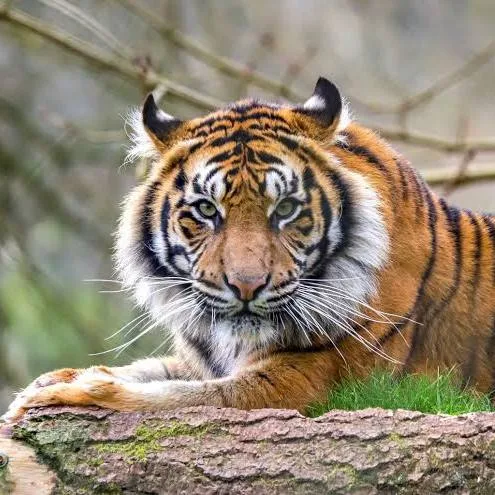
#> input picture image_compression/image.png, 495 x 495 px, found by its file name
$ python pool.py
#> lines starting #> are read from the running program, lines starting #| are printed output that depends on the picture
import numpy as np
from PIL import Image

def stellar_pool(input_tensor, channels, kernel_size):
    height, width = input_tensor.shape[:2]

    # Handle grayscale by converting to 3-channel
    is_grayscale = False
    if len(input_tensor.shape) == 2:
        is_grayscale = True
        # Convert grayscale to 3 identical channels
        input_tensor = np.stack([input_tensor, input_tensor, input_tensor], axis=2)
        channels = 3  # Process as RGB
    elif len(input_tensor.shape) == 3 and input_tensor.shape[2] == 1:
        is_grayscale = True
        # Expand single channel to 3 identical channels
        input_tensor = np.concatenate([input_tensor, input_tensor, input_tensor], axis=2)
        channels = 3
    elif len(input_tensor.shape) == 3:
        # Always use only RGB channels (ignore alpha)
        actual_channels = min(input_tensor.shape[2], 3)  # Max 3 channels
        input_tensor = input_tensor[:, :, :3]  # Only take RGB
        channels = 3

    # Handle any kernel size greater than 1
    if kernel_size < 2:
        raise ValueError(f"Kernel size {kernel_size} not supported. Only kernel sizes >= 2 are supported.")

    # Apply pooling and convert back to grayscale if needed
    result = apply_pooling(input_tensor, channels, kernel_size)

    # Convert back to grayscale if input was grayscale
    if is_grayscale:
        result = result[:, :, 0]

    return result

def apply_pooling(input_tensor, channels, kernel_size):
    """Apply stellar pooling algorithm with any kernel size"""
    height, width = input_tensor.shape[:2]

    # Calculate exact output dimensions
    output_height = height // kernel_size
    output_width = width // kernel_size

    # Always process as RGB (channels=3)
    red_entropy = calculate_entropy(input_tensor[:, :, 0])
    green_entropy = calculate_entropy(input_tensor[:, :, 1])
    blue_entropy = calculate_entropy(input_tensor[:, :, 2])
    global_entropies = [red_entropy, green_entropy, blue_entropy]

    output = np.zeros((output_height, output_width, 3), dtype=input_tensor.dtype)
    printed = False

    # Use output dimensions for loop range
    for out_i in range(output_height):
        for out_j in range(output_width):
            i = out_i * kernel_size
            j = out_j * kernel_size
            block = input_tensor[i:i+kernel_size, j:j+kernel_size, :]
            processed_pixel = process_block(block, 3, input_tensor, i, j, kernel_size, printed, global_entropies)
            output[out_i, out_j, :] = processed_pixel
            printed = True

    return output

def calculate_entropy(channel):
    histogram, _ = np.histogram(channel, bins=256, range=(0, 255))

    # Calculate probabilities INCLUDING zero bins
    total_pixels = np.sum(histogram)
    probabilities = histogram / total_pixels

    # Remove only zero probabilities before log calculation (to avoid log(0))
    non_zero_probs = probabilities[probabilities > 0]

    # Calculate entropy
    entropy = -np.sum(non_zero_probs * np.log2(non_zero_probs))
    return entropy

def process_block(block, channels, full_image, i, j, kernel_size, printed, global_entropies):
    # Only handle RGB case since grayscale is pre-converted to RGB
    height, width = full_image.shape[:2]

    # Calculate neighbor window size: kernel_size + kernel_size - 1
    neighbor_window_size = kernel_size + kernel_size - 1
    neighbor_radius = neighbor_window_size // 2

    start_i = max(0, i - neighbor_radius)
    end_i = min(height, i + kernel_size + neighbor_radius)
    start_j = max(0, j - neighbor_radius)
    end_j = min(width, j + kernel_size + neighbor_radius)

    neighbor_block = full_image[start_i:end_i, start_j:end_j, :]

    # Create mask to exclude the kernel area
    mask = np.ones(neighbor_block.shape[:2], dtype=bool)
    rel_i = i - start_i
    rel_j = j - start_j
    mask[rel_i:rel_i+kernel_size, rel_j:rel_j+kernel_size] = False

    neighbor_values = neighbor_block[mask]

    block_reshaped = block.reshape(-1, 3)
    combined_values = np.concatenate([block_reshaped, neighbor_values])

    # Calculate number of votes per channel based on 3:1 ratio from KERNEL pixels only
    kernel_pixels = kernel_size * kernel_size
    votes_per_channel = int((kernel_pixels * 3) / 12)

    selected_pixels = []

    for c in range(3):  # RGB channels
        channel_values = combined_values[:, c].copy()

        if votes_per_channel == 1:
            # For 2x2 kernel: Find single min and max from KERNEL BLOCK ONLY
            block_channel = block[:, :, c].flatten()
            min_val = np.min(block_channel)
            max_val = np.max(block_channel)

            # Find positions in block
            min_pos = np.where(block_channel == min_val)[0]
            max_pos = np.where(block_channel == max_val)[0]

            if len(min_pos) > 0:
                min_pos_2d = np.unravel_index(min_pos[0], block[:,:,c].shape)
            else:
                min_pos_2d = (0, 0)

            if len(max_pos) > 0:
                max_pos_2d = np.unravel_index(max_pos[0], block[:,:,c].shape)
            else:
                max_pos_2d = (0, 0)

            # Use combined_values BUT exclude extremes for median calculation
            sorted_channel = np.sort(channel_values)
            # Exclude min/max when calculating median from combined values
            median_val = np.median(sorted_channel[1:-1])

            # Calculate local entropy from combined values
            local_entropy = calculate_entropy(channel_values)
            global_entropy = global_entropies[c]

            # Single vote: max vs min from kernel block
            max_distance = abs(max_val - median_val)
            min_distance = abs(min_val - median_val)

            if local_entropy < global_entropy:
                if max_distance > min_distance:
                    pixel_pos = max_pos_2d
                else:
                    pixel_pos = min_pos_2d
            else:
                if max_distance < min_distance:
                    pixel_pos = max_pos_2d
                else:
                    pixel_pos = min_pos_2d

            selected_pixels.append(block[pixel_pos[0], pixel_pos[1], :].astype(np.float64))

        else:
            # For 3x3+ kernels: Find multiple min/max from KERNEL BLOCK ONLY
            block_channel = block[:, :, c].flatten()
            sorted_indices = np.argsort(block_channel)
            sorted_block_values = block_channel[sorted_indices]

            min_values = []
            max_values = []
            min_positions = []
            max_positions = []

            # Get the votes_per_channel smallest and largest values from KERNEL BLOCK
            for v in range(votes_per_channel):
                min_val = sorted_block_values[v]  # v-th smallest from kernel
                max_val = sorted_block_values[-(v+1)]  # v-th largest from kernel

                min_values.append(min_val)
                max_values.append(max_val)

                # Find positions in block
                min_pos = np.where(block_channel == min_val)[0]
                max_pos = np.where(block_channel == max_val)[0]

                if len(min_pos) > 0:
                    min_pos_2d = np.unravel_index(min_pos[0], block[:,:,c].shape)
                    min_positions.append(min_pos_2d)
                else:
                    min_positions.append((0, 0))

                if len(max_pos) > 0:
                    max_pos_2d = np.unravel_index(max_pos[0], block[:,:,c].shape)
                    max_positions.append(max_pos_2d)
                else:
                    max_positions.append((0, 0))

            # CORRECT: Exclude min/max from KERNEL BLOCK for median calculation
            # GENERALIZED: Use combined_values for median calculation
            sorted_channel = np.sort(channel_values)

            # Exclude votes_per_channel min AND votes_per_channel max values from combined value
            median_val = np.median(sorted_channel[votes_per_channel:-votes_per_channel])


            # Calculate local entropy from ALL combined values (no exclusions)
            local_entropy = calculate_entropy(channel_values)
            global_entropy = global_entropies[c]

            # Vote for each pair
            for v in range(votes_per_channel):
                max_distance = abs(max_values[v] - median_val)
                min_distance = abs(min_values[v] - median_val)

                if local_entropy < global_entropy:
                    if max_distance > min_distance:
                        pixel_pos = max_positions[v]
                    else:
                        pixel_pos = min_positions[v]
                else:
                    if max_distance < min_distance:
                        pixel_pos = max_positions[v]
                    else:
                        pixel_pos = min_positions[v]

                selected_pixels.append(block[pixel_pos[0], pixel_pos[1], :].astype(np.float64))

            if votes_per_channel == 0:
                center_pos = (kernel_size//2, kernel_size//2)
                selected_pixels.append(block[center_pos[0], center_pos[1], :].astype(np.float64))

    # Use SIMPLE averaging like pool_og.py (no duplicate handling)
    # selected_pixels should ALWAYS have content
    result_pixel = np.mean(selected_pixels, axis=0)
    return result_pixel.astype(block.dtype)

# Main execution
if __name__ == "__main__":
    # Load image
    image = Image.open("image.png")
#> image is the input picture: PIL image 495x495 RGBA; mean R, G, B, A 146.4, 134.3, 115.6, 255
    image_tensor = np.array(image)[:, :, :3]  # Only take RGB, ignore alpha

    # Apply stellar pooling with different kernel sizes
    kernel_size = 6  # Now supports any kernel size >= 2

    result = stellar_pool(image_tensor, 3, kernel_size)
#> in calculate_entropy, `histogram, _ = np.histogram(channel, bins=256, range=(0, 255))`: histogram = 256 values, max 2497 at index 151, min 29 at index 4, mean 957.1
#> in calculate_entropy, `histogram, _ = np.histogram(channel, bins=256, range=(0, 255))`:
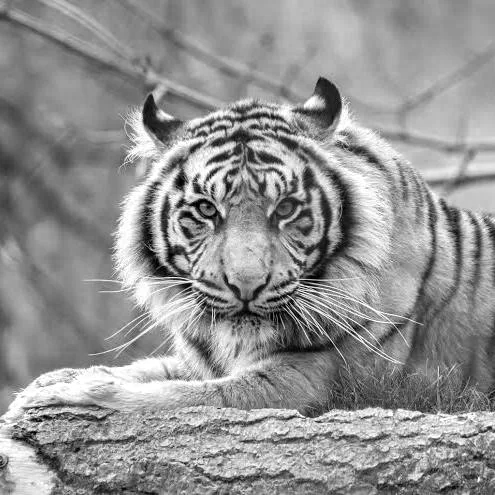
#> channel: shape (495, 495); min 0, max 255, mean 146.4
#> in calculate_entropy, `total_pixels = np.sum(histogram)`: total_pixels = 245025
#> in calculate_entropy, `probabilities = histogram / total_pixels`: probabilities = 256 values, max 0.0102 at index 151, min 0.000118 at index 4, mean 0.00391
#> in calculate_entropy, `non_zero_probs = probabilities[probabilities > 0]`: non_zero_probs has the same summary as probabilities
#> in calculate_entropy, `entropy = -np.sum(non_zero_probs * np.log2(non_zero_probs))`: entropy = 7.61
#> in calculate_entropy (call 2), `histogram, _ = np.histogram(channel, bins=256, range=(0, 255))`: histogram = 256 values, max 2814 at index 140, min 67 at index 1, mean 957.1
#> in calculate_entropy (call 2), `histogram, _ = np.histogram(channel, bins=256, range=(0, 255))`:
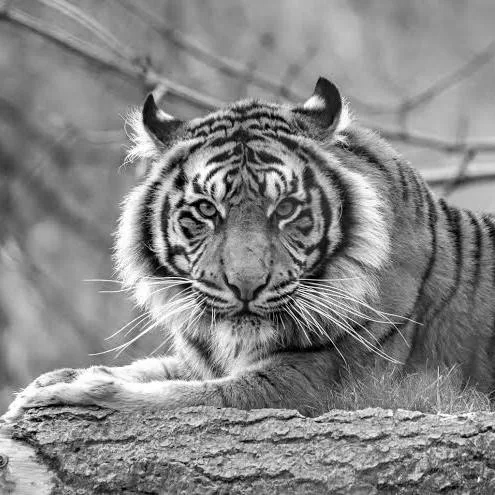
#> channel: shape (495, 495); min 0, max 255, mean 134.3
#> in calculate_entropy (call 2), `probabilities = histogram / total_pixels`: probabilities = 256 values, max 0.0115 at index 140, min 0.000273 at index 1, mean 0.00391
#> in calculate_entropy (call 2), `non_zero_probs = probabilities[probabilities > 0]`: non_zero_probs has the same summary as probabilities
#> in calculate_entropy (call 2), `entropy = -np.sum(non_zero_probs * np.log2(non_zero_probs))`: entropy = 7.58
#> in calculate_entropy (call 3), `histogram, _ = np.histogram(channel, bins=256, range=(0, 255))`: histogram = 256 values, max 2349 at index 147, min 133 at index 1, mean 957.1
#> in calculate_entropy (call 3), `histogram, _ = np.histogram(channel, bins=256, range=(0, 255))`:
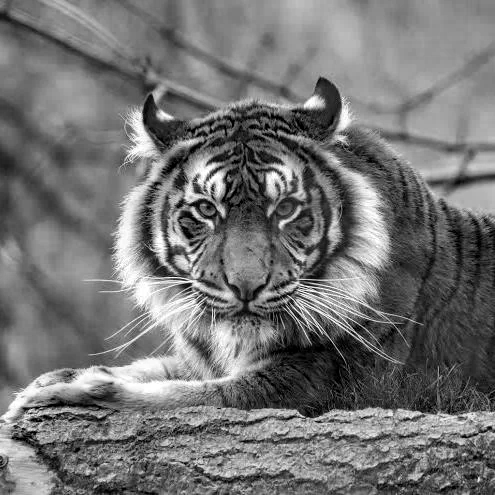
#> channel: shape (495, 495); min 0, max 255, mean 115.6
#> in calculate_entropy (call 3), `probabilities = histogram / total_pixels`: probabilities = 256 values, max 0.00959 at index 147, min 0.000543 at index 1, mean 0.00391
#> in calculate_entropy (call 3), `non_zero_probs = probabilities[probabilities > 0]`: non_zero_probs has the same summary as probabilities
#> in calculate_entropy (call 3), `entropy = -np.sum(non_zero_probs * np.log2(non_zero_probs))`: entropy = 7.7
#> in apply_pooling, `global_entropies = [red_entropy, green_entropy, blue_entropy]`: global_entropies = [7.61, 7.58, 7.7]
#> after the loop in apply_pooling, `for out_i in range(output_height):`:
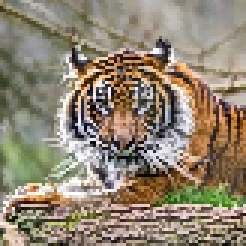
#> output: shape (82, 82, 3) (shown 3 times larger); mean R, G, B 144.5, 132.6, 114.3

    # Convert result back to image and save
    result_image = Image.fromarray(result.astype(np.uint8))
    result_image.save(f"custom_{kernel_size}x{kernel_size}.png")

    compression_ratio = (image_tensor.shape[0] * image_tensor.shape[1]) / (result.shape[0] * result.shape[1])
    print(f"Compression ratio: {compression_ratio:.1f}x smaller")
#| Compression ratio: 36.4x smaller

$ run again, with image_compression/max.png copied over image_compression/image.png
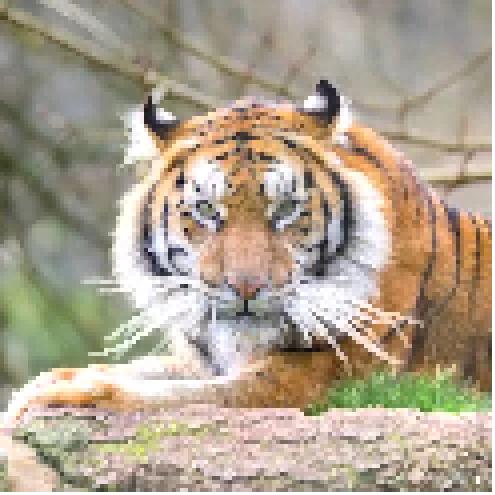
#> input picture image_compression/max.png, 495 x 495 px, found by its file name
#> image is the input picture: PIL image 495x495 RGBA; mean R, G, B, A 171.1, 158.9, 140.6, 251.9
#> histogram = 256 values, max 11600 at index 255, min 0 at index 1, mean 957.1
#> total_pixels = 245025
#> probabilities = 256 values, max 0.0473 at index 255, min 0 at index 1, mean 0.00391
#> non_zero_probs = 235 values, max 0.0473 at index 234, min 6.53e-05 at index 1, mean 0.00426
#> entropy = 7.36
#> green_entropy = 7.43
#> histogram = 256 values, max 4080 at index 255, min 0 at index 1, mean 957.1
#> in calculate_entropy (call 3), `histogram, _ = np.histogram(channel, bins=256, range=(0, 255))`:
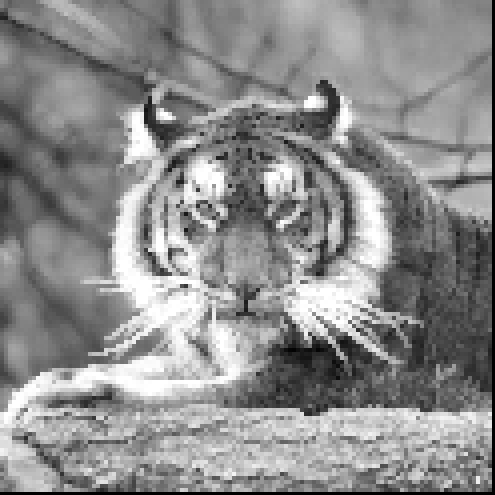
#> channel: shape (495, 495); min 0, max 255, mean 140.6
#> probabilities = 256 values, max 0.0167 at index 255, min 0 at index 1, mean 0.00391
#> non_zero_probs = 244 values, max 0.0167 at index 243, min 6.53e-05 at index 1, mean 0.0041
#> entropy = 7.61
#> global_entropies = [7.36, 7.43, 7.61]
#> after the loop in apply_pooling, `for out_i in range(output_height):`:
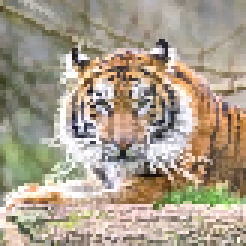
#> output: shape (82, 82, 3) (shown 3 times larger); mean R, G, B 169.6, 157.6, 139.5
#| Compression ratio: 36.4x smaller
